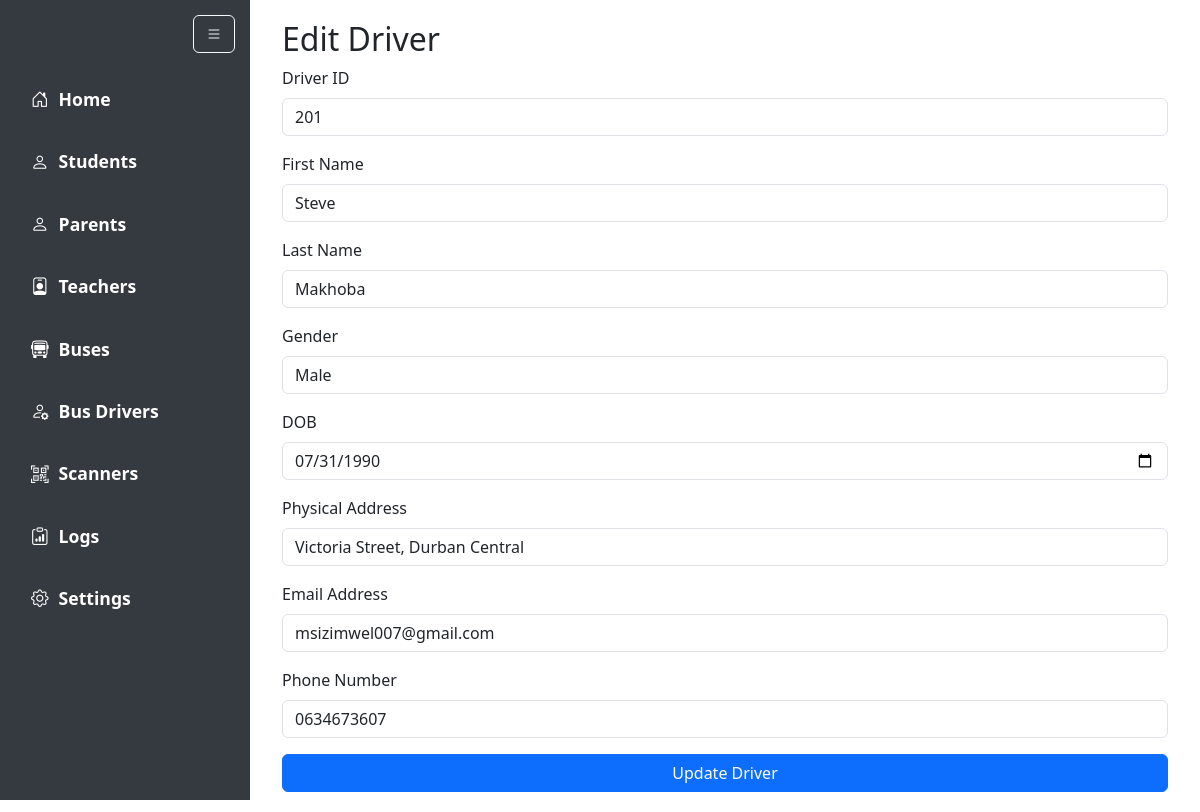
The app's page /admin/edit_driver/201 with its own data.
### models.py (models this page shows)
class Driver(db.Model):
    id = db.Column(db.Integer, primary_key=True)
    first_name = db.Column(db.String)
    last_name = db.Column(db.String)
    gender = db.Column(db.String)
    DOB = db.Column(db.Date)
    physical_address = db.Column(db.String)
    email_address = db.Column(db.String)
    phone_number = db.Column(db.String)

### blueprints/admin.py (the view, shortened to what this page needs)
@admin.route('/edit_driver/<int:driver_id>', methods=['GET', 'POST'])
def edit_driver(driver_id):
    driver = Driver.query.get(driver_id)
    form = DriverForm(obj=driver)
    return render_template('admin/edit_driver.html', form=form, driver=driver)

### forms.py
class DriverForm(FlaskForm):
    id = StringField(label='Driver ID', validators=[DataRequired()])
    first_name = StringField(label='First Name', validators=[DataRequired()])
    last_name = StringField(label='Last Name', validators=[DataRequired()])
    gender = SelectField(label='Gender', choices=[('M', 'Male'), ('F', 'Female')], validators=[DataRequired()])
    DOB = DateField(label='DOB', validators=[DataRequired()])
    physical_address = StringField(label='Physical Address', validators=[DataRequired()])
    email_address = EmailField(label='Email Address', validators=[DataRequired(), Email()])
    phone_number = TelField(label='Phone Number', validators=[DataRequired(), Length(min=10, max=10)])
    submit_btn = SubmitField('Register')

### templates/admin/edit_driver.html (shortened to what this page needs)
{% extends 'admin/base.html' %}
{% block content %}
<div class="container">
    <h2>Edit Driver</h2>
    <form method="POST" action="{{ url_for('admin.edit_driver', driver_id=driver.id) }}">
        <div class="mb-3">
            {{ form.id.label(class="form-label") }}
            {{ form.id(class_="form-control", id="number") }}
        </div>
        <div class="mb-3">
            {{ form.first_name.label(class="form-label") }}
            {{ form.first_name(class_="form-control", id="first_name") }}
        </div>
        <div class="mb-3">
            {{ form.last_name.label(class="form-label") }}
            {{ form.last_name(class_="form-control", id="last_name") }}
        </div>
        <div class="mb-3">
            {{ form.gender.label(class="form-label") }}
            {{ form.gender(class_="form-control", id="gender") }}
        </div>
        <div class="mb-3">
            {{ form.DOB.label(class="form-label") }}
            {{ form.DOB(class_="form-control", id="DOB") }}
        </div>
        <div class="mb-3">
            {{ form.physical_address.label(class="form-label") }}
            {{ form.physical_address(class_="form-control", id="physical_address") }}
        </div>
        <div class="mb-3">
            {{ form.email_address.label(class="form-label") }}
            {{ form.email_address(class_="form-control", id="email_address") }}
        </div>
        <div class="mb-3">
            {{ form.phone_number.label(class="form-label") }}
            {{ form.phone_number(class_="form-control", id="phone_number") }}
        </div>
        <button type="submit" class="btn btn-primary w-100">Update Driver</button>
    </form>
</div>
{% endblock %}

### records on screen
Driver: id "201", first_name "Steve", last_name "Makhoba", gender "Male", DOB "07/31/1990", physical_address "Victoria Street, Durban Central", email_address "msizimwel007@gmail.com", phone_number "0634673607"
